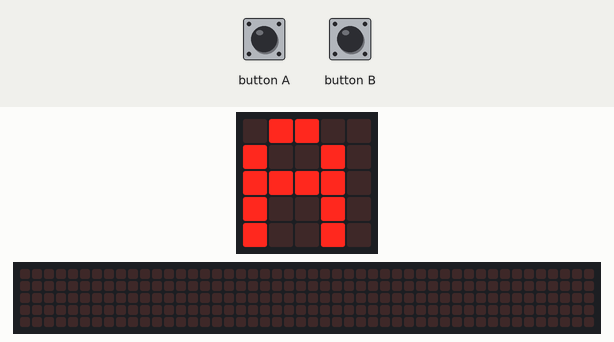
A program run on a simulated BBC micro:bit running MicroPython. Parts: the board's 5×5 LED display, a strip that is not on the board, showing the scrolling text unrolled. The inputs (shaded band) are chosen by the test bench. Random numbers come from a fixed seed; the 48×5 strip is a reading aid, not a part: it shows the text the display is scrolling, unrolled, one strip-width of it at a time.

Above: at 25.1 s.
At 27.0 s:
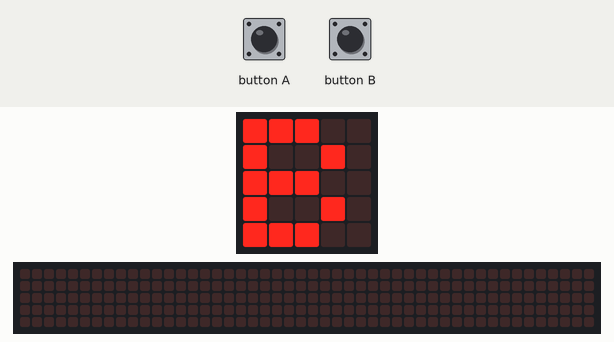
27.1 s: button A pressed for 1 s
At 27.57 s:
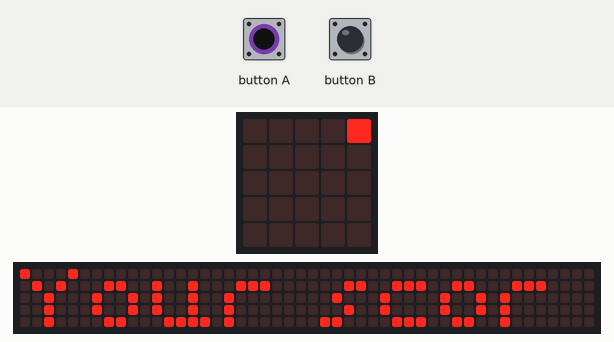
At 38.3 s:
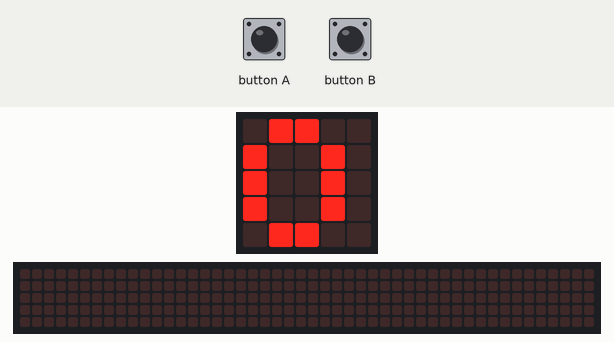

Measured:
- what the display in image 0 shows lasts 1.2 s, from 25.1 s to 26.3 s

The program:

game.py
```python
# Add your Python code here. E.g.
from microbit import *
from random import *

display.scroll("Left button is A, right button is B")
score = 0

while True:
    r = randrange(0,99)
    if r < 50:
        display.show(["A"])
        if button_a.is_pressed():
            score += 1
            continue
        elif button_b.is_pressed():
            break
        else:
            continue
    else:
        display.show(["B"])
        if button_b.is_pressed():
            score += 1
            continue
        elif button_a.is_pressed():
            break
        else:
            continue

display.scroll("Your score is:")
display.show(str(score))
```
